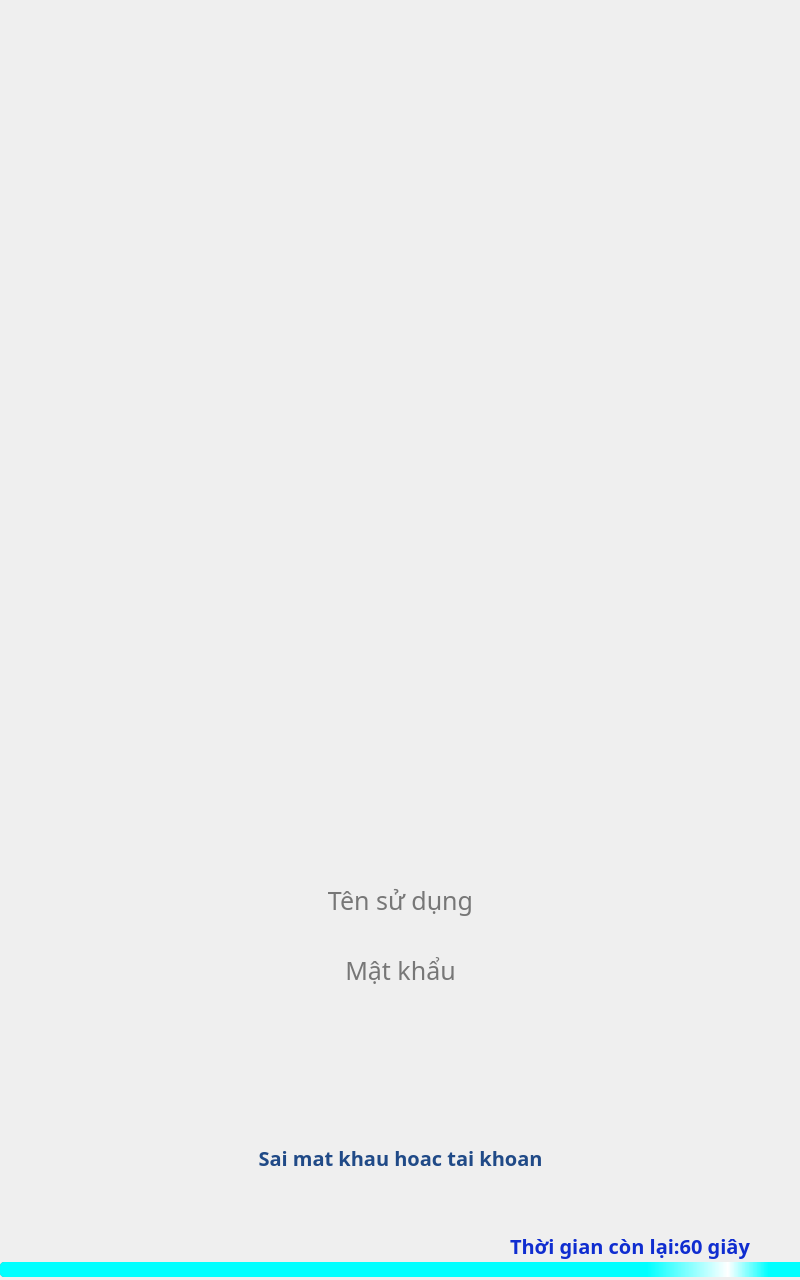
<?xml version="1.0" encoding="UTF-8"?>
<ui version="4.0">
 <class>Login</class>
 <widget class="QMainWindow" name="Login">
  <property name="geometry">
   <rect>
    <x>0</x>
    <y>0</y>
    <width>800</width>
    <height>1280</height>
   </rect>
  </property>
  <property name="sizePolicy">
   <sizepolicy hsizetype="Fixed" vsizetype="Fixed">
    <horstretch>0</horstretch>
    <verstretch>0</verstretch>
   </sizepolicy>
  </property>
  <property name="font">
   <font>
    <family>UTM Hanzel</family>
   </font>
  </property>
  <property name="cursor">
   <cursorShape>ArrowCursor</cursorShape>
  </property>
  <property name="windowTitle">
   <string>BSS-Login</string>
  </property>
  <property name="styleSheet">
   <string notr="true">#centralwidget{
	border-image:url(:/img/UI/images/login) 0 0 0 0 stretch stretch;
}
</string>
  </property>
  <widget class="QWidget" name="centralwidget">
   <property name="sizePolicy">
    <sizepolicy hsizetype="Fixed" vsizetype="Fixed">
     <horstretch>0</horstretch>
     <verstretch>0</verstretch>
    </sizepolicy>
   </property>
   <property name="minimumSize">
    <size>
     <width>600</width>
     <height>1024</height>
    </size>
   </property>
   <property name="styleSheet">
    <string notr="true"/>
   </property>
   <widget class="QWidget" name="verticalLayoutWidget">
    <property name="geometry">
     <rect>
      <x>10</x>
      <y>870</y>
      <width>781</width>
      <height>316</height>
     </rect>
    </property>
    <layout class="QVBoxLayout" name="complex">
     <property name="bottomMargin">
      <number>9</number>
     </property>
     <item>
      <widget class="QLineEdit" name="txtUsername">
       <property name="sizePolicy">
        <sizepolicy hsizetype="Expanding" vsizetype="Fixed">
         <horstretch>0</horstretch>
         <verstretch>0</verstretch>
        </sizepolicy>
       </property>
       <property name="minimumSize">
        <size>
         <width>600</width>
         <height>60</height>
        </size>
       </property>
       <property name="font">
        <font>
         <family>SFU Helvetica</family>
         <pointsize>19</pointsize>
        </font>
       </property>
       <property name="autoFillBackground">
        <bool>false</bool>
       </property>
       <property name="styleSheet">
        <string notr="true">background: transparent;  color: rgb(0, 0, 0);
border: none;</string>
       </property>
       <property name="text">
        <string/>
       </property>
       <property name="alignment">
        <set>Qt::AlignCenter</set>
       </property>
       <property name="placeholderText">
        <string>Tên sử dụng</string>
       </property>
      </widget>
     </item>
     <item>
      <spacer name="verticalSpacer_3">
       <property name="orientation">
        <enum>Qt::Vertical</enum>
       </property>
       <property name="sizeType">
        <enum>QSizePolicy::Preferred</enum>
       </property>
       <property name="sizeHint" stdset="0">
        <size>
         <width>20</width>
         <height>4</height>
        </size>
       </property>
      </spacer>
     </item>
     <item>
      <widget class="QLineEdit" name="txtPassword">
       <property name="sizePolicy">
        <sizepolicy hsizetype="Expanding" vsizetype="Fixed">
         <horstretch>0</horstretch>
         <verstretch>0</verstretch>
        </sizepolicy>
       </property>
       <property name="minimumSize">
        <size>
         <width>600</width>
         <height>60</height>
        </size>
       </property>
       <property name="font">
        <font>
         <family>SFU Helvetica</family>
         <pointsize>19</pointsize>
         <weight>50</weight>
         <italic>false</italic>
         <bold>false</bold>
        </font>
       </property>
       <property name="styleSheet">
        <string notr="true">background: transparent;  color: rgb(0, 0, 0);
border: none;</string>
       </property>
       <property name="text">
        <string/>
       </property>
       <property name="echoMode">
        <enum>QLineEdit::Password</enum>
       </property>
       <property name="alignment">
        <set>Qt::AlignCenter</set>
       </property>
       <property name="placeholderText">
        <string>Mật khẩu</string>
       </property>
      </widget>
     </item>
     <item>
      <spacer name="verticalSpacer_2">
       <property name="orientation">
        <enum>Qt::Vertical</enum>
       </property>
       <property name="sizeType">
        <enum>QSizePolicy::Preferred</enum>
       </property>
       <property name="sizeHint" stdset="0">
        <size>
         <width>20</width>
         <height>7</height>
        </size>
       </property>
      </spacer>
     </item>
     <item>
      <layout class="QHBoxLayout" name="horizontalLayout">
       <property name="spacing">
        <number>0</number>
       </property>
       <property name="sizeConstraint">
        <enum>QLayout::SetDefaultConstraint</enum>
       </property>
       <property name="leftMargin">
        <number>0</number>
       </property>
       <property name="rightMargin">
        <number>0</number>
       </property>
       <item>
        <spacer name="horizontalSpacer_5">
         <property name="orientation">
          <enum>Qt::Horizontal</enum>
         </property>
         <property name="sizeType">
          <enum>QSizePolicy::Preferred</enum>
         </property>
         <property name="sizeHint" stdset="0">
          <size>
           <width>85</width>
           <height>30</height>
          </size>
         </property>
        </spacer>
       </item>
       <item>
        <widget class="QPushButton" name="btnLogin">
         <property name="sizePolicy">
          <sizepolicy hsizetype="Preferred" vsizetype="Fixed">
           <horstretch>0</horstretch>
           <verstretch>0</verstretch>
          </sizepolicy>
         </property>
         <property name="minimumSize">
          <size>
           <width>0</width>
           <height>115</height>
          </size>
         </property>
         <property name="font">
          <font>
           <family>DejaVu Sans Mono</family>
           <pointsize>16</pointsize>
           <weight>50</weight>
           <italic>false</italic>
           <bold>false</bold>
           <underline>false</underline>
           <strikeout>false</strikeout>
          </font>
         </property>
         <property name="layoutDirection">
          <enum>Qt::LeftToRight</enum>
         </property>
         <property name="autoFillBackground">
          <bool>false</bool>
         </property>
         <property name="styleSheet">
          <string notr="true">background: transparent;
background-image: url(:/img/UI/images/SELEX SBS icon/Group 368.png);
background-repeat: no-repeat;
text-decoration: none;
background-position:left top;
background-position: center;

</string>
         </property>
         <property name="text">
          <string/>
         </property>
         <property name="flat">
          <bool>true</bool>
         </property>
        </widget>
       </item>
       <item>
        <spacer name="horizontalSpacer_3">
         <property name="orientation">
          <enum>Qt::Horizontal</enum>
         </property>
         <property name="sizeType">
          <enum>QSizePolicy::Fixed</enum>
         </property>
         <property name="sizeHint" stdset="0">
          <size>
           <width>90</width>
           <height>28</height>
          </size>
         </property>
        </spacer>
       </item>
       <item>
        <widget class="QPushButton" name="btnCancel">
         <property name="enabled">
          <bool>true</bool>
         </property>
         <property name="sizePolicy">
          <sizepolicy hsizetype="Preferred" vsizetype="Preferred">
           <horstretch>0</horstretch>
           <verstretch>0</verstretch>
          </sizepolicy>
         </property>
         <property name="minimumSize">
          <size>
           <width>0</width>
           <height>115</height>
          </size>
         </property>
         <property name="font">
          <font>
           <family>DejaVu Sans Mono</family>
           <pointsize>16</pointsize>
           <weight>50</weight>
           <italic>false</italic>
           <bold>false</bold>
          </font>
         </property>
         <property name="styleSheet">
          <string notr="true">background: transparent;
background-image: url(:/img/UI/images/SELEX SBS icon/Group 367.png);
background-repeat: no-repeat;
background-position:left top;
background-position:center;


</string>
         </property>
         <property name="text">
          <string/>
         </property>
         <property name="flat">
          <bool>true</bool>
         </property>
        </widget>
       </item>
       <item>
        <spacer name="horizontalSpacer_6">
         <property name="orientation">
          <enum>Qt::Horizontal</enum>
         </property>
         <property name="sizeType">
          <enum>QSizePolicy::Preferred</enum>
         </property>
         <property name="sizeHint" stdset="0">
          <size>
           <width>58</width>
           <height>27</height>
          </size>
         </property>
        </spacer>
       </item>
      </layout>
     </item>
     <item>
      <spacer name="verticalSpacer">
       <property name="orientation">
        <enum>Qt::Vertical</enum>
       </property>
       <property name="sizeType">
        <enum>QSizePolicy::Preferred</enum>
       </property>
       <property name="sizeHint" stdset="0">
        <size>
         <width>20</width>
         <height>5</height>
        </size>
       </property>
      </spacer>
     </item>
     <item>
      <widget class="QLabel" name="lblLoginStatus">
       <property name="sizePolicy">
        <sizepolicy hsizetype="Preferred" vsizetype="Preferred">
         <horstretch>0</horstretch>
         <verstretch>0</verstretch>
        </sizepolicy>
       </property>
       <property name="minimumSize">
        <size>
         <width>600</width>
         <height>26</height>
        </size>
       </property>
       <property name="font">
        <font>
         <family>UTM BryantLG</family>
         <pointsize>15</pointsize>
         <weight>75</weight>
         <italic>false</italic>
         <bold>true</bold>
        </font>
       </property>
       <property name="styleSheet">
        <string notr="true">background: transparent;  color: rgb(32, 74, 135);</string>
       </property>
       <property name="text">
        <string>Sai mat khau hoac tai khoan</string>
       </property>
       <property name="alignment">
        <set>Qt::AlignCenter</set>
       </property>
      </widget>
     </item>
    </layout>
   </widget>
   <widget class="QWidget" name="layoutWidget">
    <property name="geometry">
     <rect>
      <x>20</x>
      <y>120</y>
      <width>781</width>
      <height>460</height>
     </rect>
    </property>
    <layout class="QHBoxLayout" name="horizontalLayout_2"/>
   </widget>
   <widget class="QProgressBar" name="timeoutBar">
    <property name="enabled">
     <bool>true</bool>
    </property>
    <property name="geometry">
     <rect>
      <x>0</x>
      <y>1262</y>
      <width>810</width>
      <height>15</height>
     </rect>
    </property>
    <property name="font">
     <font>
      <pointsize>8</pointsize>
     </font>
    </property>
    <property name="styleSheet">
     <string notr="true">QProgressBar::chunk {
	 background-color: 	qlineargradient( x1: 0, y1 : 0, x2: 1,  y2: 0,    stop:0.8 cyan, stop:0.9 white, stop: 0.95 cyan);		
	 border-radius:4px;
}  
QProgressBar {
	border: 0px; 
	border-radius: 4px;
	background: rgb(136, 138, 133); 
	padding: 0px; 
	margin-right: 4px;
}</string>
    </property>
    <property name="maximum">
     <number>60000</number>
    </property>
    <property name="value">
     <number>60000</number>
    </property>
    <property name="textVisible">
     <bool>false</bool>
    </property>
    <property name="orientation">
     <enum>Qt::Horizontal</enum>
    </property>
    <property name="invertedAppearance">
     <bool>false</bool>
    </property>
    <property name="textDirection">
     <enum>QProgressBar::TopToBottom</enum>
    </property>
   </widget>
   <widget class="QLabel" name="labelCountDowTimeout">
    <property name="geometry">
     <rect>
      <x>510</x>
      <y>1230</y>
      <width>281</width>
      <height>31</height>
     </rect>
    </property>
    <property name="font">
     <font>
      <family>UTM BryantLG</family>
      <pointsize>15</pointsize>
      <weight>75</weight>
      <bold>true</bold>
     </font>
    </property>
    <property name="styleSheet">
     <string notr="true">color: rgb(15, 45, 208);</string>
    </property>
    <property name="text">
     <string>Thời gian còn lại:60 giây</string>
    </property>
   </widget>
  </widget>
 </widget>
 <tabstops>
  <tabstop>txtUsername</tabstop>
  <tabstop>txtPassword</tabstop>
 </tabstops>
 <resources/>
 <connections/>
</ui>
